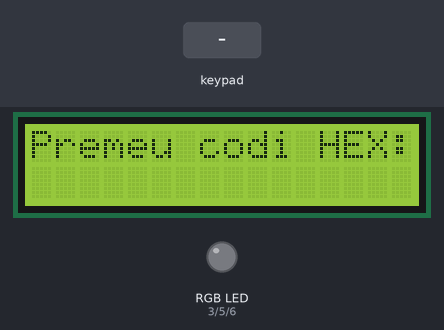
This sketch was run on a simulated Arduino Uno, built with avr-gcc and run on an emulated ATmega328P. Parts: 16×2 character LCD, an RGB LED mixed from three pins (HIGH = lit). The inputs (shaded band) are chosen by the test bench. Dim RGB values are drawn brighter than linear.

Above: at 2.2 s.
2.3 s: keypad keys 1 3 1 2 1 1 1 0 pressed 0.4 s apart
At 5.2 s:
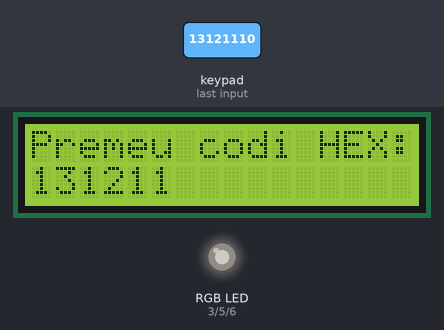
7.0 s: keypad keys 9 8 7 4 pressed 0.4 s apart
At 9.4 s:
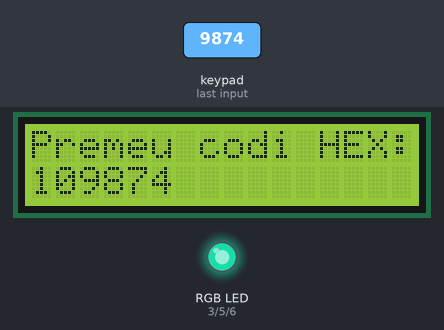
10.1 s: keypad keys 1 3 9 7 2 2 2 2 pressed 0.4 s apart
At 13.5 s:
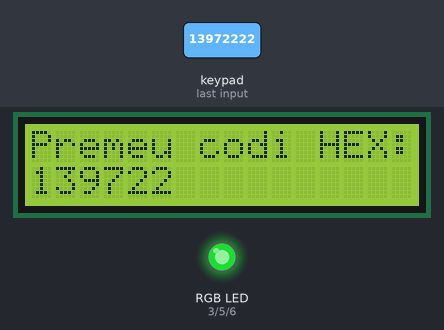
14.8 s: keypad keys 1 3 9 7 2 2 2 2 A pressed 0.4 s apart
At 16.4 s:
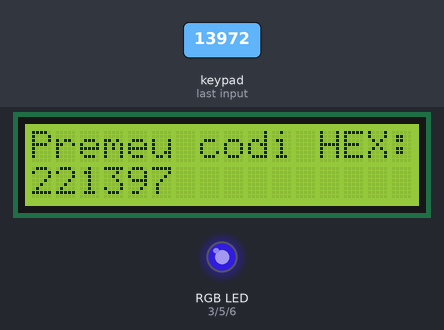
19.9 s: key '1' pressed
At 20.5 s:
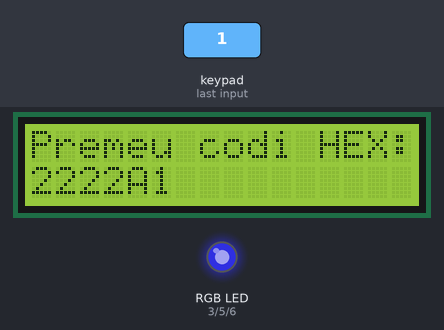
Timing chart, 0 to 22.4 s (numbered marks = the images above; inputs shaded):
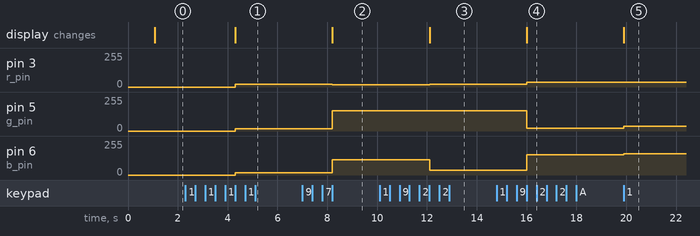

The sketch:

practica_5.1c.ino
```cpp
#include <Keypad.h>
#include <LiquidCrystal.h>

//Crea l'objete LCD amb els núms assignats (rs, e, d4, d5, d6, d7)
/*
 *
Pin 14 is Analog in 0
Pin 15 is Analog in 1
Pin 16 is Analog in 2
Pin 17 is Analog in 3
Pin 18 is Analog in 4
Pin 19 is Analog in 5
 */
LiquidCrystal lcd(14, 15, 16, 17, 18, 19);

//Crea les tuples del teclat
const byte ROWS = 4; //quatre fileres
const byte COLS = 4; //quatre columnes
//define la disposició dels botons
char hexaKeys[ROWS][COLS] = {
  {'1', '2', '3', 'A'},
  {'4', '5', '6', 'B'},
  {'7', '8', '9', 'C'},
  {'F', '0', 'E', 'D'}
};
byte rowPins[ROWS] = {13, 12, 11, 10}; //connecta els pins de les fileres
byte colPins[COLS] = {9, 8, 7, 4}; //connecta els pins de les columnes

//inicialitza una instància de la classe NewKeypad
Keypad customKeypad = Keypad( makeKeymap(hexaKeys), rowPins, colPins, ROWS, COLS);

int r_pin = 3;
int g_pin = 5;
int b_pin = 6;

//inicialitzo variables
int compta = 0;
String codi = "";

void setup() {
  //Serial.begin(9600);
  pinMode(r_pin, OUTPUT);
  pinMode(g_pin, OUTPUT);
  pinMode(b_pin, OUTPUT);
  // Inicialitzo l'LCD amb el nombre de fileres i columnes
  lcd.begin(16, 2);
  // Escric el missatge inicial.
  lcd.setCursor(0, 0);
  lcd.print("Hola Mon!");
  lcd.setCursor(0, 1);
  lcd.print("Hello World!");
  delay(1000);
  lcd.clear();
  lcd.print("Premeu codi HEX:");
}

void loop() {
  char customKey = customKeypad.getKey();
  if (customKey){
    codi = codi+customKey;
    compta++;
    //si té sis caràcters
    if(compta == 6){
      validaCodi(codi);
      compta=0;
      codi="";
    }
  }
}

void validaCodi (String codi){
  const char* cadena = codi.c_str();
  int r, g, b;
  sscanf(cadena, "%02x%02x%02x", &r, &g, &b);
  analogWrite(r_pin, r);
  analogWrite(g_pin, g);
  analogWrite(b_pin, b);
  lcd.setCursor(0, 1);
  lcd.print(codi);
}
```

Measured:
- after the input at 2.3 s, pin 3 (r_pin): 0/255 → 19/255 after 2.0 s; pin 5 (g_pin): 0/255 → 18/255 after 2.0 s; pin 6 (b_pin): 0/255 → 17/255 after 2.0 s; the display: changes after 2.0 s (image 1)
- after the input at 7.0 s, pin 3 (r_pin): 19/255 → 16/255 after 1.2 s; pin 5 (g_pin): 18/255 → 152/255 after 1.2 s; pin 6 (b_pin): 17/255 → 116/255 after 1.2 s; the display: changes after 1.2 s (image 2)
- after the input at 10.1 s, pin 3 (r_pin): 16/255 → 19/255 after 2.0 s; pin 5 (g_pin): 152/255 → 151/255 after 2.0 s; pin 6 (b_pin): 116/255 → 34/255 after 2.0 s; the display: changes after 2.0 s (image 3)
- after the input at 14.8 s, pin 3 (r_pin): 19/255 → 34/255 after 1.2 s; pin 5 (g_pin): 151/255 → 19/255 after 1.2 s; pin 6 (b_pin): 34/255 → 151/255 after 1.2 s; the display: changes after 1.2 s (image 4)
- after the input at 19.9 s, pin 5 (g_pin): 19/255 → 34/255 at once; pin 6 (b_pin): 151/255 → 161/255 at once; the display: changes at once (image 5)
